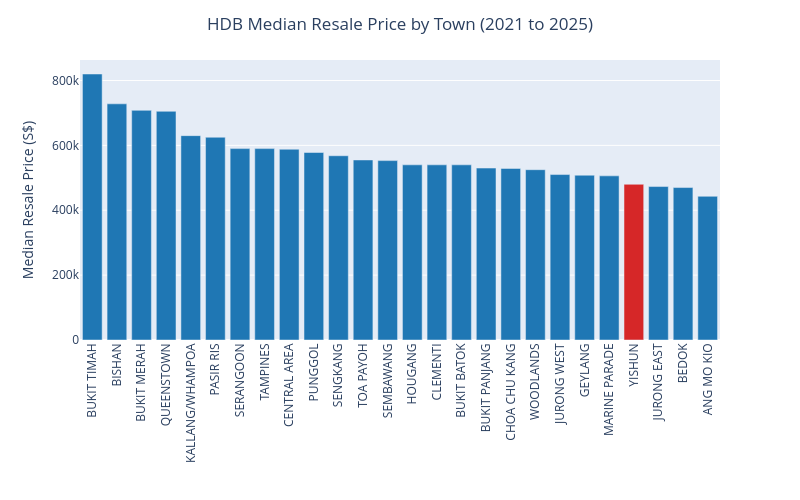

Source (notebook cell):
### Code cell
median_resale_town['color'] = np.where(median_resale_town['town'] == 'YISHUN', 'red', 'blue')

# Bar plot of median resale price by town
fig4 = px.bar(median_resale_town,
              x = 'town',
              y = 'resale_price',
              color = 'color',
              color_discrete_map = {'red': '#d62728', 'blue': '#1f77b4'},
              width = 800, 
              height = 500)

fig4.update_layout(title = {'text' : 'HDB Median Resale Price by Town (2021 to 2025)', 'x' : 0.5, 'xanchor' : 'center'}, 
                   xaxis = {'categoryorder' : 'array', 'categoryarray': median_resale_town['town']},
                   xaxis_title_text = '', 
                   yaxis_title_text = 'Median Resale Price (S$)',
                   showlegend = False)

fig4.update_xaxes(tickangle = -90)

fig4.update_traces(hovertemplate ='Town: %{x}<br>Median Resale Price: S$%{y}<br><extra></extra>')
fig4.show()

### Figure 1 — Plotly figure (JSON) as saved in the notebook; plotly's stock layout.template omitted (floating-point values rounded to 4 significant figures)
{"data": [{"alignmentgroup": "True", "hovertemplate": "Town: %{x}<br>Median Resale Price: S$%{y}<br><extra></extra>", "legendgroup": "blue", "marker": {"color": "#1f77b4", "pattern": {"shape": ""}}, "name": "blue", "offsetgroup": "blue", "orientation": "v", "showlegend": true, "textposition": "auto", "type": "bar", "x": ["BUKIT TIMAH", "BISHAN", "BUKIT MERAH", "QUEENSTOWN", "KALLANG/WHAMPOA", "PASIR RIS", "SERANGOON", "TAMPINES", "CENTRAL AREA", "PUNGGOL", "SENGKANG", "TOA PAYOH", "SEMBAWANG", "HOUGANG", "CLEMENTI", "BUKIT BATOK", "BUKIT PANJANG", "CHOA CHU KANG", "WOODLANDS", "JURONG WEST", "GEYLANG", "MARINE PARADE", "JURONG EAST", "BEDOK", "ANG MO KIO"], "xaxis": "x", "y": [820000, 728000, 708000, 705000, 630000, 625000, 590000, 590000, 588000, 578000, 568000, 555000, 553000, 540000, 540000, 540000, 530000, 528844, 525000, 510000, 508000, 506000, 473000, 470000, 443000], "yaxis": "y"}, {"alignmentgroup": "True", "hovertemplate": "Town: %{x}<br>Median Resale Price: S$%{y}<br><extra></extra>", "legendgroup": "red", "marker": {"color": "#d62728", "pattern": {"shape": ""}}, "name": "red", "offsetgroup": "red", "orientation": "v", "showlegend": true, "textposition": "auto", "type": "bar", "x": ["YISHUN"], "xaxis": "x", "y": [480000], "yaxis": "y"}], "layout": {"barmode": "relative", "height": 500, "legend": {"title": {"text": "color"}, "tracegroupgap": 0}, "margin": {"t": 60}, "showlegend": false, "title": {"text": "HDB Median Resale Price by Town (2021 to 2025)", "x": 0.5, "xanchor": "center"}, "width": 800, "xaxis": {"anchor": "y", "categoryarray": ["BUKIT TIMAH", "BISHAN", "BUKIT MERAH", "QUEENSTOWN", "KALLANG/WHAMPOA", "PASIR RIS", "SERANGOON", "TAMPINES", "CENTRAL AREA", "PUNGGOL", "SENGKANG", "TOA PAYOH", "SEMBAWANG", "HOUGANG", "CLEMENTI", "BUKIT BATOK", "BUKIT PANJANG", "CHOA CHU KANG", "WOODLANDS", "JURONG WEST", "GEYLANG", "MARINE PARADE", "YISHUN", "JURONG EAST", "BEDOK", "ANG MO KIO"], "categoryorder": "array", "domain": [0, 1], "tickangle": -90, "title": {"text": ""}}, "yaxis": {"anchor": "x", "domain": [0, 1], "title": {"text": "Median Resale Price (S$)"}}}}
